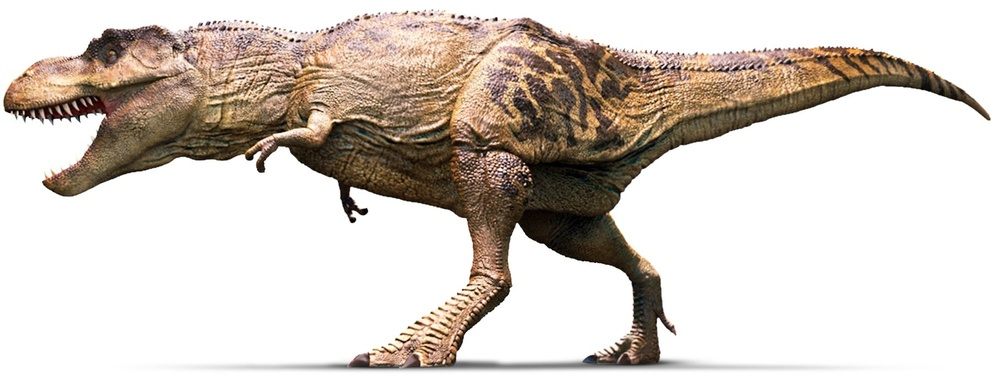
#> input picture image/trex.jpg, 1000 x 386 px, shrunk from 1815 x 700 before the run
$ python readimages.py --image image/trex.jpg
#> lines starting #> are read from the running program, lines starting #| are printed output that depends on the picture
import cv2
import numpy as np
import  argparse
import  imutils

ap = argparse.ArgumentParser()
ap.add_argument('-i','--image',required=True,help='Duong dan den hinh anh')

args = vars(ap.parse_args())

image =cv2.imread(args['image'])
#> image is the input picture: shape (386, 1000, 3); mean B, G, R 196.7, 204.1, 212.7
num_rows,num_cols = image.shape[:2]
#> num_rows = 386; num_cols = 1000

cv2.imshow('Anh goc',image)

M = np.float32([[1,0,70],[0,1,110]])
img_translation = cv2.warpAffine(image,M,(num_rows,num_cols))
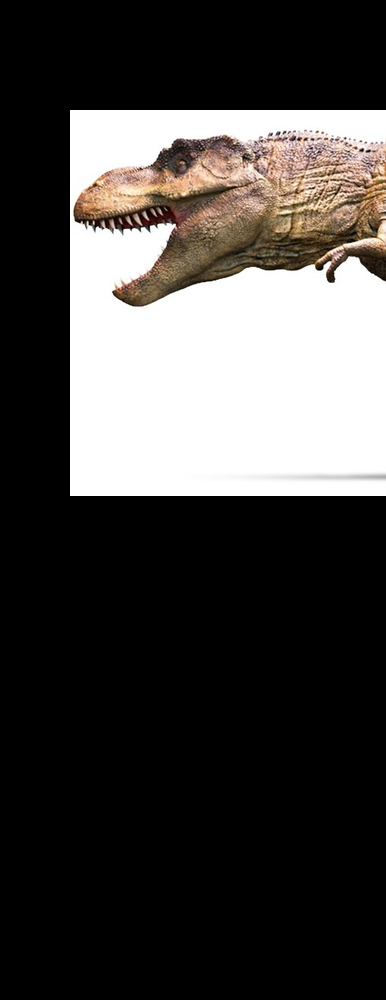
#> img_translation: shape (1000, 386, 3); mean B, G, R 65.3, 67.4, 69.9
img_translations = cv2.warpAffine(image,M,(num_rows+70,num_cols+110))
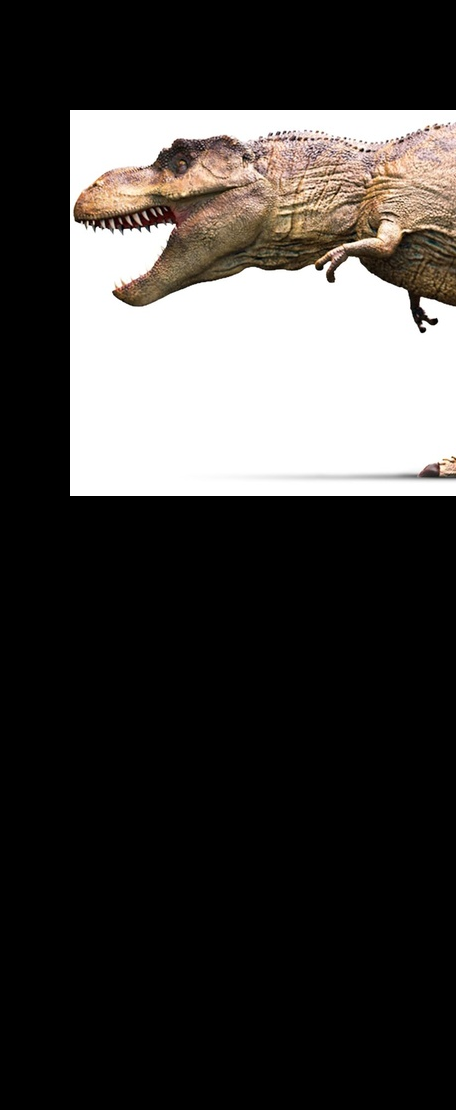
#> img_translations: shape (1110, 456, 3); mean B, G, R 59.6, 61.7, 64.2
cv2.imshow('Tren-Xuong',img_translation)
cv2.imshow('Tren-Xuongx',img_translations)

cv2.waitKey(0)
